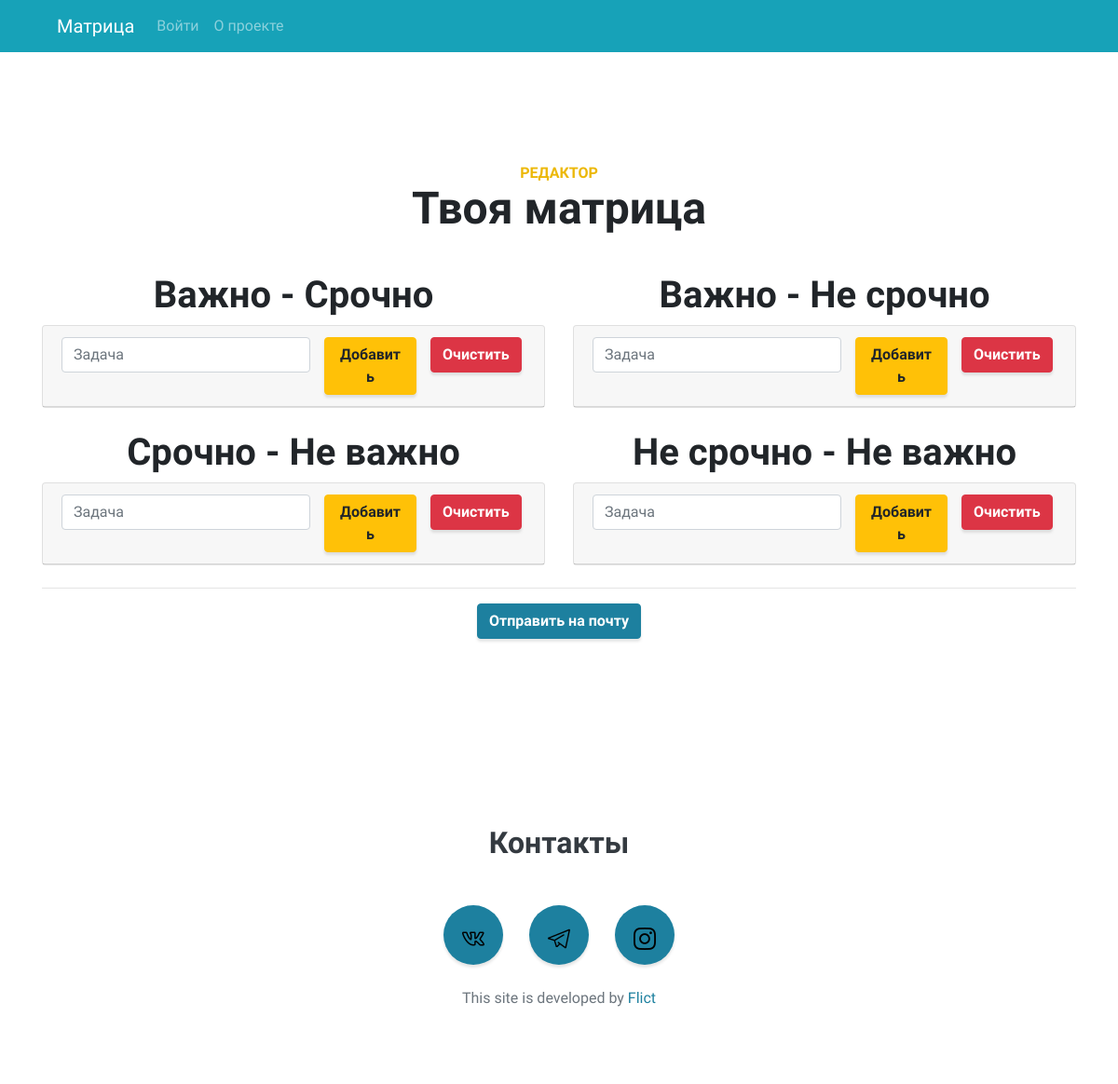
/matrix/, run on an earlier commit of the app's database.
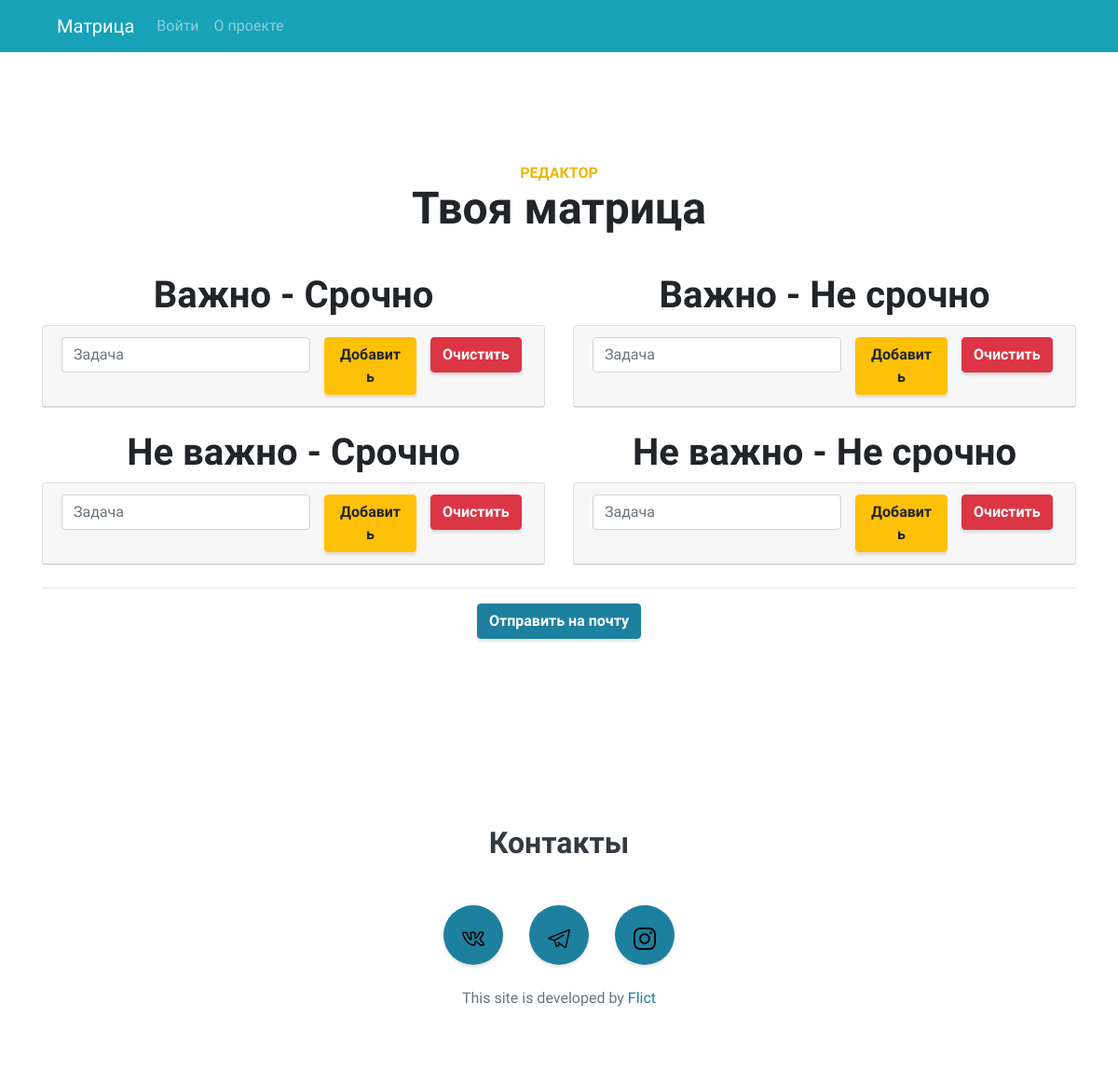
And on a later commit of the database.
### app/models.py (models this page shows, shortened)
class Matrix(models.Model):
    title = models.CharField(max_length=50, verbose_name='Наименование')
    tasks = models.ManyToManyField('Tasks', verbose_name='Задачи')
    user = models.ForeignKey(User, on_delete=models.CASCADE, verbose_name='Пользоваетль', null=True)
    anon = models.BooleanField(default=True, verbose_name='Анон')
    class Meta:
        verbose_name = 'Матрица'
        verbose_name_plural = 'Матрицы'

### app/views.py (the view)
# urls.py: path('matrix/', MatrixView.as_view(), name='matrix'),
class MatrixView(MatrixMixin, View):
    def get(self, request):
        matrices = self.matrices
        form = TaskForm
        context = {
            'form': form,
            'matrices': matrices,
        }
        return render(request, 'main/matrix.html', context=context)

### app/mixins.py (called while the page is built)
    def dispatch(self, request, *args, **kwargs):
        if request.user.is_authenticated:
            mat = Matrix.objects.filter(user=request.user).select_related('user')
            if len(mat) == 0:
                for title in self.titles:
                    Matrix.objects.create(user=request.user, title=title, anon=False)
                mat = Matrix.objects.filter(user=request.user).select_related('user')
        else:
            mat = Matrix.objects.filter(anon=True)
        self.matrices = mat
        return super().dispatch(request, *args, **kwargs)

### templates/main/matrix.html (shortened to what this page needs)
{% extends 'base/base.html' %}
{% block content %}
    <section class="content-section" id="portfolio">
        <div class="container">
            <div class="content-section-heading text-center">
                <h3 class="text-secondary mb-0">Редактор</h3>
                <h2 class="mb-3">Твоя матрица</h2>
            </div>
            <div class="row mb-4">
                {% for matrix in matrices %}
                    <div class="col-lg-6 mt-4">
                        <h1 class="text-center">{{ matrix.title }}</h1>
                        <div class="card">
                            <div class="card-header">
                                <div class="row">
                                    <form action="{% url 'add-task' pk=matrix.pk %}" method="POST" class="col-lg-9">
                                        <div class="row my-row">
                                            <div class="col-lg-9">{{ form }}</div>
                                            <button class="col-lg-3 btn btn-warning" type="submit">Добавить</button>
                                        </div>
                                    </form>
                                    <a href="{% url 'reset' pk=matrix.pk %}" class="col-lg-3 my-btn-danger">
                                        <button class="btn btn-danger">Очистить</button>
                                    </a>
                                </div>
                            </div>
                        </div>
                    </div>
                {% endfor %}
            </div>
            <hr>
            <div class="row mt-3">
                <a href="{% url 'send' %}" style="margin: 0 auto;">
                    <button class="btn btn-primary">Отправить на почту</button></a>
            </div>
        </div>
    </section>
{% endblock %}

### templates/base/base.html (shortened to what this page needs)
<!DOCTYPE html>
{% load static %}
<html lang="en">
<head>
    <link href="{% static 'vendor/bootstrap/css/bootstrap.min.css' %}" rel="stylesheet">
    <link href="{% static 'vendor/fontawesome-free/css/all.min.css' %}" rel="stylesheet" type="text/css">
    <link href="{% static  'vendor/simple-line-icons/css/simple-line-icons.css' %}" rel="stylesheet">
    <link href="{% static 'css/styles.min.css' %}" rel="stylesheet">
</head>
<body id="page-top">
<section class="bg-info">
    <main class="container">
        <nav class="navbar navbar-expand-lg navbar-dark">
            <a class="navbar-brand" href="{% url 'home' %}">Матрица</a>
            <div class="collapse navbar-collapse" id="navbarNavAltMarkup">
                <div class="navbar-nav">
                    {% if user.is_authenticated %}
                        <a class="nav-item nav-link" href="{% url 'profile' %}">Профиль</a>
                        <a class="nav-item nav-link" href="{% url 'logout' %}">Выйти</a>
                    {% else %}
                        <a class="nav-item nav-link" href="{% url 'login' %}">Войти</a>
                    {% endif %}
                    <a class="nav-item nav-link" href="{% url 'about' %}">О проекте</a>
                </div>
            </div>
        </nav>
    </main>
</section>
{% block content %}
{% endblock %}
<section class=" bg-white text-dark">
    <footer class="footer text-center">
        <div class="container">
            <h2 class="mb-5">Контакты</h2>
            <ul class="list-inline mb-4">
                <li class="list-inline-item">
                    <a class="social-link rounded-circle text-white mr-3" href="#">
                        <i class="icon-social"><img src="{% static 'img/vk.png' %}" alt="img"></i>
                    </a>
                </li>
                <li class="list-inline-item">
                    <a class="social-link rounded-circle text-white mr-3" href="#">
                        <i class="icon-social"><img src="{% static 'img/telegram.png' %}" alt="img"></i>
                    </a>
                </li>
                <li class="list-inline-item">
                    <a class="social-link rounded-circle text-white" href="#!">
                        <img src="{% static 'img/inst.png' %}" alt="img">
                    </a>
                </li>
            </ul>
            <p class="text-muted small mb-0" style="font-size: 1em;">This site is developed by <span><a href="https://vk.com/fl1ct" target="_blank">Flict</a></span></p>
        </div>
    </footer>
</section>
</body>
</html>

What changed in the data, as far as the page shows it:
removed Matrix: title "Срочно - Не важно"
removed Matrix: title "Не срочно - Не важно"
added Matrix: title "Не важно - Срочно"
added Matrix: title "Не важно - Не срочно"
